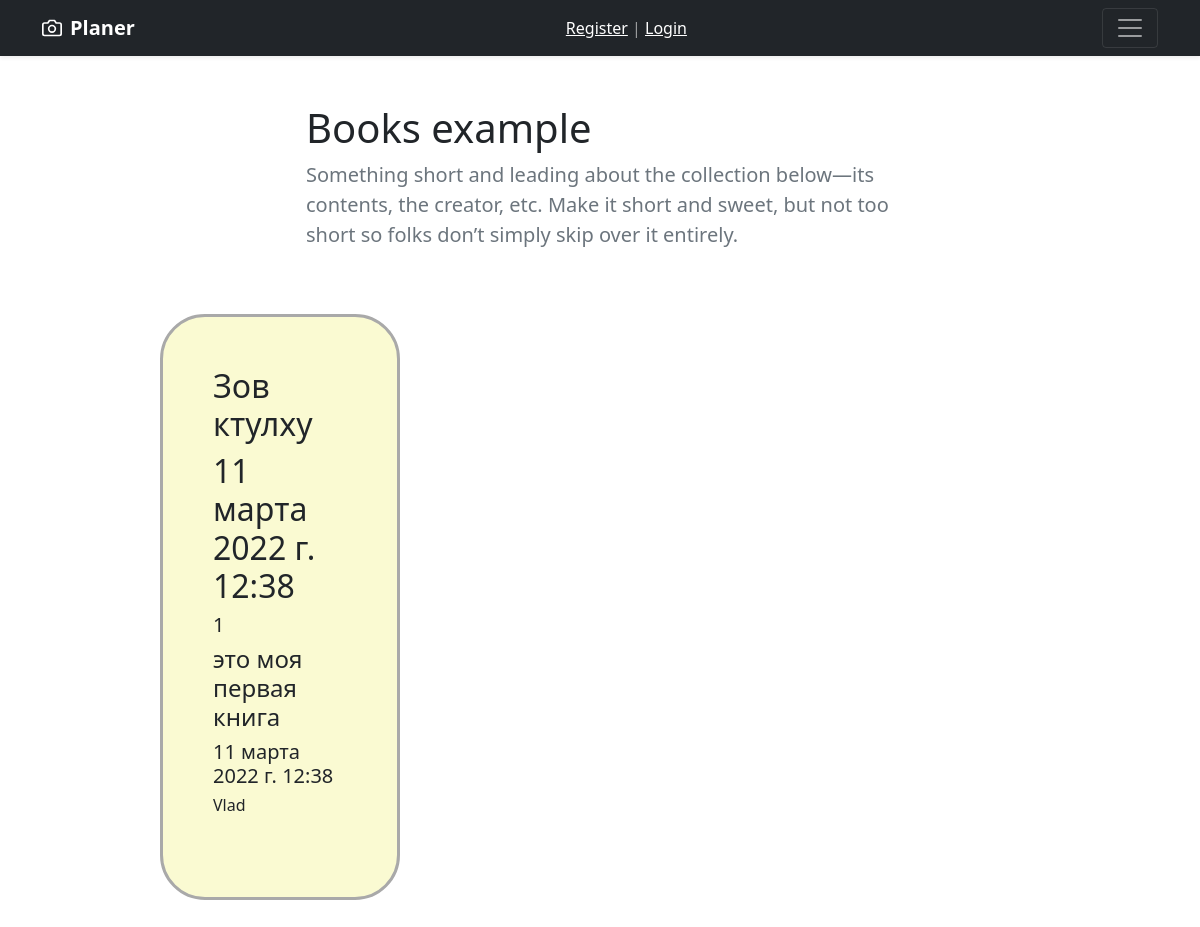
/book_shop/books, run on an earlier commit of the app's database.
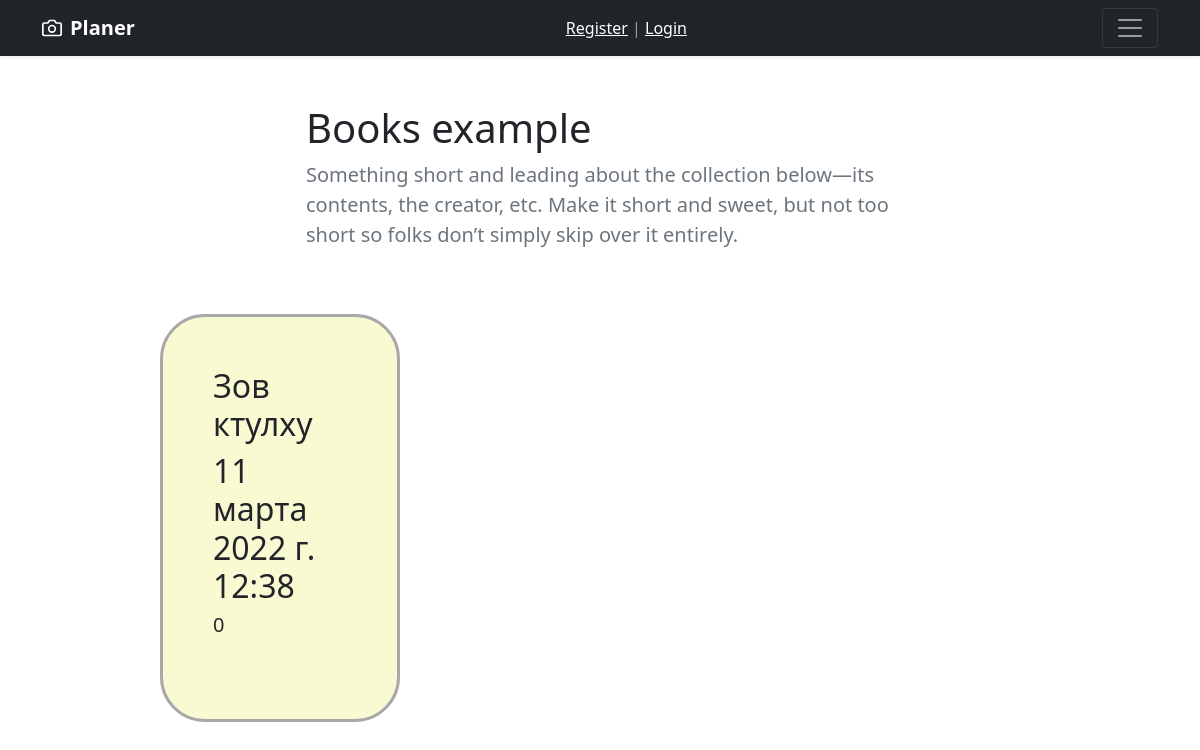
And on a later commit of the database.
### book_shop/models.py (models this page shows, shortened)
class Book(models.Model):
    class Meta:
        verbose_name = 'Book in book shop'
        verbose_name_plural = 'Books in book shop'
    title = models.CharField(max_length=50,
                             verbose_name='Name',
                             help_text="this is name of book"
                             )
    date = models.DateTimeField(auto_now_add=True, null=True)
    authors = models.ManyToManyField(User, related_name='books')

class Comment(models.Model):
    text = models.TextField('comment')
    date = models.DateTimeField(auto_now_add=True)
    book = models.ForeignKey(Book, on_delete=models.CASCADE, related_name='comments')
    author = models.ForeignKey(User, on_delete=models.CASCADE, null=True, blank=True)

### book_shop/views.py (the view)
# urls.py: path('books', MyPage.as_view(), name='book_page')
class MyPage(View):
    def get(self, request):
        context = {'books': Book.objects.all()}
        return render(request, 'book_shop/books.html', context)

### book_shop/templates/book_shop/books.html (shortened to what this page needs)
<!DOCTYPE html>
<html lang="ru">
<head>
	<link rel="stylesheet" href="static/style.css">
	<link href="https://cdn.jsdelivr.net/npm/bootstrap@5.1.3/dist/css/bootstrap.min.css" rel="stylesheet">
    <header>
  <div class="navbar navbar-dark bg-dark shadow-sm">
    <div class="container">
      <a href="/" class="navbar-brand d-flex align-items-center">
        <strong>Planer</strong>
      </a>
      <span class="navbar-text">
      	<a href="{% url 'register' %}">Register</a> | <a href="{% url 'login' %}">Login</a>
      </span>
      <button class="navbar-toggler" type="button" data-bs-toggle="collapse" data-bs-target="#navbarHeader" aria-controls="navbarHeader" aria-expanded="false" aria-label="Toggle navigation">
        <span class="navbar-toggler-icon"></span>
      </button>
    </div>
  </div>
</header>
</head>
<body >
  <div class="row py-lg-5">
      <div class="col-lg-6 col-md-8 mx-auto">
        <h1 class="fw-light">Books example</h1>
        <p class="lead text-muted">Something short and leading about the collection below—its contents, the creator, etc. Make it short and sweet, but not too short so folks don’t simply skip over it entirely.</p>
      </div>
    </div>
  {% for el in books %}
	<div class="shape">
        <h2>{{ el.title }}</h2>
        <h2>{{ el.date }}</h2>
        <h5>{{ el.comments.count }}</h5>
        {% for comment in el.comments.all %}
            <h4>{{ comment.text }}</h4>
            <h5>{{ comment.date }}</h5>
            <h6>{{ comment.author }}</h6>
        {% endfor %}
        <br>
  </div>
{% endfor %}
</body>
</html>

What changed in the data, as far as the page shows it:
removed Comment: text "это моя первая книга", date "11 марта 2022 г. 12:38", author "Vlad"
computed for Book "Зов ктулху": comments.count "1" → "0"
